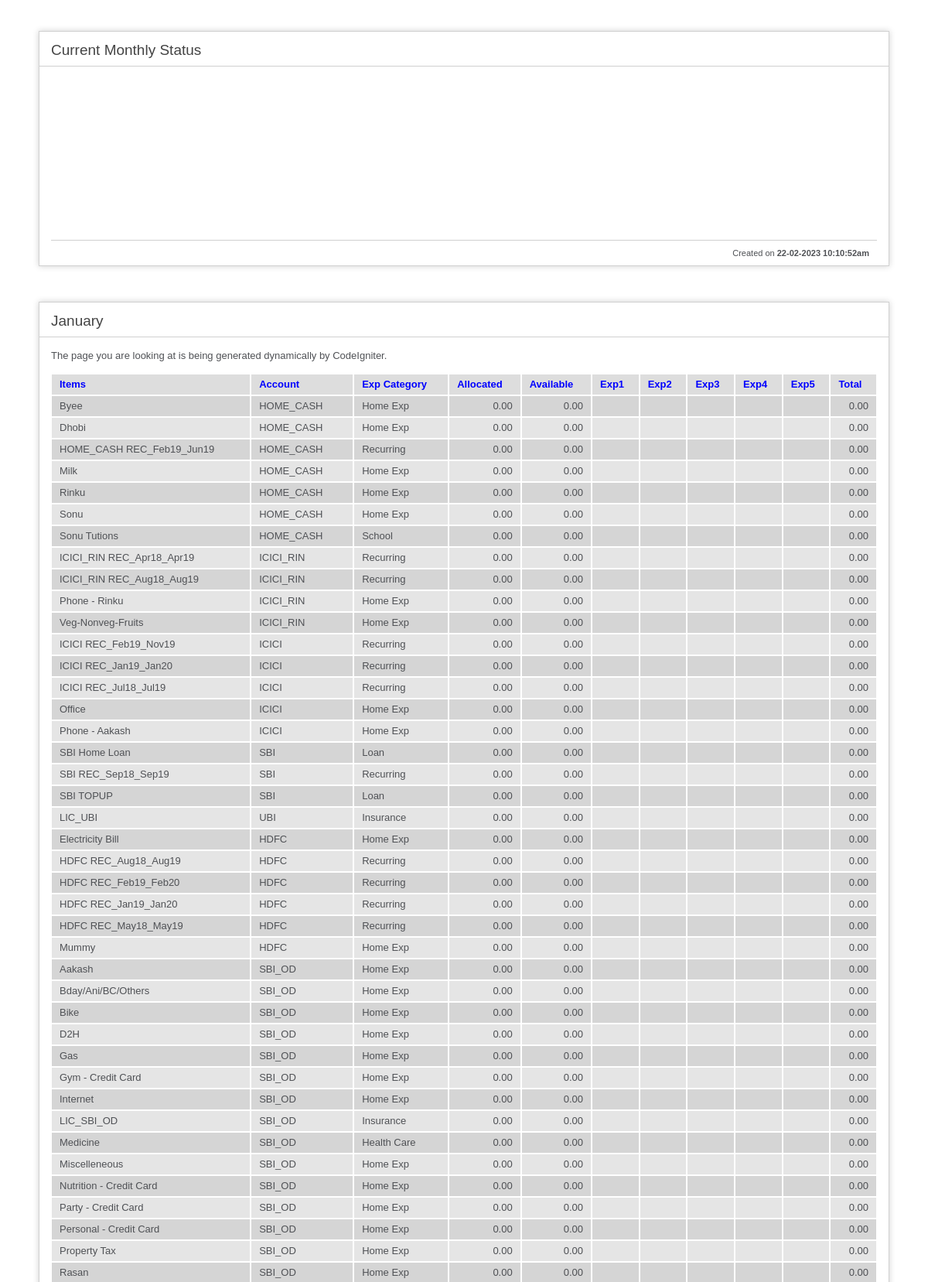
The app's page /expenditure/index.php/welcome (signed in, upper part) with its own data.
### tables this page shows
CREATE TABLE IF NOT EXISTS `ec_items` (
  `ID` int(11) NOT NULL AUTO_INCREMENT,
  `EXP_ITEM_NAME` varchar(255) DEFAULT NULL,
  `EXP_ITEM_CAT_ID` int(11) NOT NULL,
  `EXP_ACCOUNT_ID` int(11) NOT NULL,
  `DEFAULT_DEPO_AMT` float(10,2) NOT NULL,
  `ACTIVE` varchar(1) NOT NULL DEFAULT 'Y',
  `EXPIRED` enum('N','Y') NOT NULL DEFAULT 'N',
  `FIXED_PAYEE` enum('N','Y') NOT NULL,
  `PAY_DAY` tinyint(2) NOT NULL,
  `USER_ID` int(11) NOT NULL,
  PRIMARY KEY (`ID`)
);

CREATE TABLE IF NOT EXISTS `ec_accounts` (
  `ID` int(11) NOT NULL AUTO_INCREMENT,
  `EXP_ACCOUNT` varchar(255) DEFAULT NULL,
  `PRIMARY_BAL` float(10,2) NOT NULL,
  `CURRENT_BAL` float(10,2) NOT NULL,
  `COLOR_CODE_ID` tinyint(4) NOT NULL,
  `LAST_UPDATED` datetime NOT NULL,
  `USER_ID` int(11) NOT NULL,
  PRIMARY KEY (`ID`)
);

CREATE TABLE IF NOT EXISTS `ec_items_cat` (
  `ID` int(11) NOT NULL AUTO_INCREMENT,
  `EXP_ITEM_CAT` varchar(255) DEFAULT NULL,
  `USER_ID` int(11) NOT NULL,
  PRIMARY KEY (`ID`)
);

### expenditure/application/controllers/welcome.php (called while the page is built, shortened)
<?php if ( ! defined('BASEPATH')) exit('No direct script access allowed');
class Welcome extends CI_Controller {
	public function __construct() {
		$this->load->library('db');
    }
	public function index()
	{
		$this->load->model('sqlmodel', 'sqlModel');
		$data['allMonthsData'] = $this->sqlModel->allMonthsData();
		$data['monthlyData'] = $this->sqlModel->getMonthlyData(date('m'), date('Y'));
		$data['dashboardData'] = $this->sqlModel->getDashboardData();
		$this->load->view('welcome_message', $data, false);
	}
}

### expenditure/index.php (called while the page is built, shortened)
<?php
require_once BASEPATH.'core/CodeIgniter.php';

### expenditure/application/libraries/db.php (called while the page is built, shortened)
<?php
class DB {
	protected $connection;
	private $databaseName;
	private $host_name;
	private $db_user;
	private $db_pass;
	function __construct()
	{
 		$this->databaseName = DB_NAME;
 		$this->host_name = DB_HOST;
 		$this->db_user = DB_USER;
 		$this->db_pass = DB_PASS;
	}
	function db_connect($what,$mssql_db="")
	{
		if($what == "mysql")
		{
			$this->connection = mysqli_connect($this->host_name,$this->db_user,$this->db_pass) or die("Sorry!! Mysql connection couldn't established.");
		}
		else
		{
			die('NO any database selected');
		}
	}
	function useDB ($dbname="")
	{
		if($dbname != "")
		{
			$this->databaseName = $dbname;
		}
	}
	function createDB($dbname="")
	{
		if($dbname != "")
		{
			$this->databaseName = $dbname;
		}
		mysqli_select_db($this->connection,$this->databaseName) or die("Sorry!! Database couldn't connected.");
	}
	function get_sql_exec($sql_query) {
		$result = mysqli_query($this->connection,$sql_query) or die("Sorry!! Following Query couldn't executed.\n" . $sql_query . "<br>" . mysqli_error() . "<br><br>Calling From :: " . $this->traceFunction());
		return $result;
	}
	function get_db_num_rows($pointer)
	{
		return mysqli_num_rows($pointer);
	}
	function get_db_fetch_array($pointer)
	{
	    return mysqli_fetch_array($pointer, MYSQLI_ASSOC);
  	}
	function get_multiple_tables_records($sql)
	{
		if (!$pointer = $this->get_sql_exec($sql))
		{
			return false;
	    }
		if($this->get_db_num_rows($pointer) > 0 )
		{
			$recordset_array = array();
			$serial_no = 1;
			while($row = $this->get_db_fetch_array($pointer))
			{
				$sl_arr = array('sl_no' => $serial_no);
				$new_arr = array_merge($row, $sl_arr);
				$recordset_array[] = $new_arr;
				$serial_no = $serial_no + 1;
			}
			return $recordset_array;
		}
		else
		{
			return false;
		}
	}
}
?>

### expenditure/application/models/sqlmodel.php (called while the page is built, shortened)
<?php
class sqlmodel extends CI_Model
{
	function getMonthlyData($month='',$year='')
	{
		$orderby = 'a.ID,i.EXP_ITEM_NAME ASC';
		if(isset($_SESSION['monthlySortBy']))
		{
			switch ($_SESSION['monthlySortBy']) {
			case 'default':
				$orderby = 'a.ID,i.EXP_ITEM_NAME ASC';
				break;
			}
		}
		$sql = "SELECT i.ID,i.EXP_ITEM_NAME, i.PAY_DAY, ic.ID as item_cat_id, ic.EXP_ITEM_CAT,a.ID as acct_id, a.EXP_ACCOUNT,c.BG_COLOR,c.FONT_COLOR
		FROM ec_items AS i, ec_items_cat AS ic,ec_accounts AS a, ec_color_code AS c
		WHERE i.EXP_ITEM_CAT_ID = ic.ID
		AND i.EXP_ACCOUNT_ID = a.ID
		AND c.ID = a.COLOR_CODE_ID
		AND i.ACTIVE = 'Y'
		AND i.EXPIRED = 'N'
		AND c.USER_ID = " . $_SESSION['curr_user_id'] . "
		AND i.USER_ID = " . $_SESSION['curr_user_id'] . "
		AND ic.USER_ID = " . $_SESSION['curr_user_id'] . "
		AND a.USER_ID = " . $_SESSION['curr_user_id'] . "
		ORDER BY " . $orderby;
		$result = $this->db->get_multiple_tables_records($sql);
		$monthlyDataArr = array();
		foreach($result as $rec)
		{
			$chkExpStr = "SELECT ID,EXP_ITEM_ID, EXP_AMT, EXP_SLOT, EXP_DATE
			FROM ec_expenditure
			WHERE EXP_ITEM_ID = " . $rec['ID'] . "
			AND month(EXP_DATE) = " . $month . "
			AND year(EXP_DATE) = " . $year . "
			AND USER_ID = " . $_SESSION['curr_user_id'] . "
			ORDER BY EXP_SLOT ASC";
			$chkExpResult = $this->db->get_multiple_tables_records($chkExpStr);
			$t_exp = 0;
			$chkDepoStr = "SELECT ID, DEPO_AMT AS t_depo
			FROM ec_deposit
			WHERE DEPO_ITEM_ID = " . $rec['ID'] . "
			AND month(DEPO_DATE) = " . $month . "
			AND year(DEPO_DATE) = " . $year . "
			AND USER_ID = " . $_SESSION['curr_user_id'];
			$chkDepoResult = $this->db->get_one_record($chkDepoStr);
			$monthlyDataArr[] = array('item_mon_year' => $month . '-' . $year, 'item_id' => $rec['ID'],'item_name' => $rec['EXP_ITEM_NAME'], 'item_cat_id' => $rec['item_cat_id'],'item_cat' => $rec['EXP_ITEM_CAT'],'pay_day' => $rec['PAY_DAY'],'last_updated' => $chkExpResult[0]['EXP_DATE'],'acct_id' => $rec['acct_id'],'acct_name' => $rec['EXP_ACCOUNT'],'exp_arr' => $chkExpResult,'depo_amt' => $chkDepoResult['t_depo'],'allocation_id' => $chkDepoResult['ID'], 'available_amt' => ($chkDepoResult['t_depo'] - $t_exp), 'total_exp' => $t_exp, 'bg_color' => $rec['BG_COLOR'], 'font_color' => $rec['FONT_COLOR'] );
		}
		return $monthlyDataArr;
	}
}
?>

### expenditure/application/views/welcome_message.php (the view, shortened to what this page needs)
<!DOCTYPE html>
<html lang="en">
<head>
</head>
<body>
<div id="container">
	<h1>Current Monthly Status</h1>
	<div id="body">
		<div id="scrolly">
		</div>
	<p class="footer">Created on <strong><?=date("d-m-Y") . ' ' . date("h:i:sa")?></strong></p>
	</div>
</div>
<p>&nbsp;</p>
<div id="container">
	<h1>January</h1>
	<div id="body">
		<p>The page you are looking at is being generated dynamically by CodeIgniter.</p>
		<div class="rTable">
			<div class="rTableRow rTableHeading">
				<div class="rTableHead">Items</div>
				<div class="rTableHead">Account</div>
				<div class="rTableHead">Exp Category</div>
				<div class="rTableHead">Allocated</div>
				<div class="rTableHead">Available</div>
				<div class="rTableHead">Exp1</div>
				<div class="rTableHead">Exp2</div>
				<div class="rTableHead">Exp3</div>
				<div class="rTableHead">Exp4</div>
				<div class="rTableHead">Exp5</div>
				<div class="rTableHead">Total</div>
			</div>
			<?php
			$m = 0;
			foreach ($monthlyData as $mData)
			{
				if ($m % 2 == 0) {
					$rowbgcss = 'even';
				}
				else
				{
					$rowbgcss = 'odd';
				}
				?>
				<div class="rTableRow <?=$rowbgcss?>">
					<div class="rTableCell"><?=$mData['item_name']?></div>
					<div class="rTableCell"><?=$mData['acct_name']?></div>
					<div class="rTableCell"><?=$mData['item_cat']?></div>
					<div class="rTableCell" align="right"><?=number_format($mData['depo_amt'],2)?></div>
					<div class="rTableCell" align="right"><?=number_format($mData['available_amt'],2)?></div>
					<?php
					for($i = 0; $i < 5; $i++)
					{
						print '<div class="rTableCell" align="right">';
						print '</div>';
					}
					?>
					<div class="rTableCell" align="right"><?=number_format($mData['total_exp'],2)?></div>
				</div>
				<?php
				$m++;
			}
			?>
		</div>
	</div>
</div>
</body>
</html>

### expenditure/application/views/welcome_message.php (style rules this page uses)
body { background-color: #fff; margin: 40px; font: 13px/20px normal Helvetica, Arial, sans-serif; color: #4F5155; }
h1 { color: #444; background-color: transparent; border-bottom: 1px solid #D0D0D0; font-size: 19px; font-weight: normal; margin: 0 0 14px 0; padding: 14px 15px 10px 15px; }
#body { margin: 0 15px 0 15px; }
p.footer { text-align: right; font-size: 11px; border-top: 1px solid #D0D0D0; line-height: 32px; padding: 0 10px 0 10px; margin: 20px 0 0 0; }
#container { margin: 10px; border: 1px solid #D0D0D0; -webkit-box-shadow: 0 0 8px #D0D0D0; }
.rTable { display: table; width: 100%; }
.rTableRow { display: table-row; }
.rTableHeading { display: table-header-group; background-color: #D3DCE3; color:#0000ff; }
.rTableCell, .rTableHead { display: table-cell; padding: 3px 10px; border: 1px solid #fff; }
.rTableHeading { display: table-header-group; background-color: #ddd; font-weight: bold; }
.odd { background: #e5e5e5 none repeat scroll 0 0; }
.even { background: #d5d5d5 none repeat scroll 0 0; }
#scrolly { width: 99%; height: 190px; overflow: auto; overflow-y: hidden; margin: 0 auto; white-space: nowrap }

### records on screen
ec_items: EXP_ITEM_NAME "Byee", ec_accounts.EXP_ACCOUNT "HOME_CASH", ec_items_cat.EXP_ITEM_CAT "Home Exp", depo_amt "0.00", available_amt "0.00", total_exp "0.00"
ec_items: EXP_ITEM_NAME "Dhobi", ec_accounts.EXP_ACCOUNT "HOME_CASH", ec_items_cat.EXP_ITEM_CAT "Home Exp", depo_amt "0.00", available_amt "0.00", total_exp "0.00"
ec_items: EXP_ITEM_NAME "HOME_CASH REC_Feb19_Jun19", ec_accounts.EXP_ACCOUNT "HOME_CASH", ec_items_cat.EXP_ITEM_CAT "Recurring", depo_amt "0.00", available_amt "0.00", total_exp "0.00"
ec_items: EXP_ITEM_NAME "Milk", ec_accounts.EXP_ACCOUNT "HOME_CASH", ec_items_cat.EXP_ITEM_CAT "Home Exp", depo_amt "0.00", available_amt "0.00", total_exp "0.00"
ec_items: EXP_ITEM_NAME "Rinku", ec_accounts.EXP_ACCOUNT "HOME_CASH", ec_items_cat.EXP_ITEM_CAT "Home Exp", depo_amt "0.00", available_amt "0.00", total_exp "0.00"
ec_items: EXP_ITEM_NAME "Sonu", ec_accounts.EXP_ACCOUNT "HOME_CASH", ec_items_cat.EXP_ITEM_CAT "Home Exp", depo_amt "0.00", available_amt "0.00", total_exp "0.00"
ec_items: EXP_ITEM_NAME "Sonu Tutions", ec_accounts.EXP_ACCOUNT "HOME_CASH", ec_items_cat.EXP_ITEM_CAT "School", depo_amt "0.00", PAY_DAY "0.00"
ec_items: EXP_ITEM_NAME "ICICI_RIN REC_Apr18_Apr19", ec_accounts.EXP_ACCOUNT "ICICI_RIN", ec_items_cat.EXP_ITEM_CAT "Recurring", depo_amt "0.00", available_amt "0.00", total_exp "0.00"
ec_items: EXP_ITEM_NAME "ICICI_RIN REC_Aug18_Aug19", ec_accounts.EXP_ACCOUNT "ICICI_RIN", ec_items_cat.EXP_ITEM_CAT "Recurring", depo_amt "0.00", available_amt "0.00", total_exp "0.00"
ec_items: EXP_ITEM_NAME "Phone - Rinku", ec_accounts.EXP_ACCOUNT "ICICI_RIN", ec_items_cat.EXP_ITEM_CAT "Home Exp", depo_amt "0.00", available_amt "0.00", total_exp "0.00"
ec_items: EXP_ITEM_NAME "Veg-Nonveg-Fruits", ec_accounts.EXP_ACCOUNT "ICICI_RIN", ec_items_cat.EXP_ITEM_CAT "Home Exp", depo_amt "0.00", available_amt "0.00", total_exp "0.00"
ec_items: EXP_ITEM_NAME "ICICI REC_Feb19_Nov19", ec_accounts.EXP_ACCOUNT "ICICI", ec_items_cat.EXP_ITEM_CAT "Recurring", depo_amt "0.00", available_amt "0.00", total_exp "0.00"
ec_items: EXP_ITEM_NAME "ICICI REC_Jan19_Jan20", ec_accounts.EXP_ACCOUNT "ICICI", ec_items_cat.EXP_ITEM_CAT "Recurring", depo_amt "0.00", available_amt "0.00", total_exp "0.00"
ec_items: EXP_ITEM_NAME "ICICI REC_Jul18_Jul19", ec_accounts.EXP_ACCOUNT "ICICI", ec_items_cat.EXP_ITEM_CAT "Recurring", depo_amt "0.00", available_amt "0.00", total_exp "0.00"
ec_items: EXP_ITEM_NAME "Office", ec_accounts.EXP_ACCOUNT "ICICI", ec_items_cat.EXP_ITEM_CAT "Home Exp", depo_amt "0.00", PAY_DAY "0.00"
ec_items: EXP_ITEM_NAME "Phone - Aakash", ec_accounts.EXP_ACCOUNT "ICICI", ec_items_cat.EXP_ITEM_CAT "Home Exp", depo_amt "0.00", PAY_DAY "0.00"
ec_items: EXP_ITEM_NAME "SBI Home Loan", ec_accounts.EXP_ACCOUNT "SBI", ec_items_cat.EXP_ITEM_CAT "Loan", depo_amt "0.00", available_amt "0.00", total_exp "0.00"
ec_items: EXP_ITEM_NAME "SBI REC_Sep18_Sep19", ec_accounts.EXP_ACCOUNT "SBI", ec_items_cat.EXP_ITEM_CAT "Recurring", depo_amt "0.00", available_amt "0.00", total_exp "0.00"
ec_items: EXP_ITEM_NAME "SBI TOPUP", ec_accounts.EXP_ACCOUNT "SBI", ec_items_cat.EXP_ITEM_CAT "Loan", depo_amt "0.00", available_amt "0.00", total_exp "0.00"
ec_items: EXP_ITEM_NAME "LIC_UBI", ec_accounts.EXP_ACCOUNT "UBI", ec_items_cat.EXP_ITEM_CAT "Insurance", depo_amt "0.00", available_amt "0.00", total_exp "0.00"
ec_items: EXP_ITEM_NAME "Electricity Bill", ec_accounts.EXP_ACCOUNT "HDFC", ec_items_cat.EXP_ITEM_CAT "Home Exp", depo_amt "0.00", available_amt "0.00", total_exp "0.00"
ec_items: EXP_ITEM_NAME "HDFC REC_Aug18_Aug19", ec_accounts.EXP_ACCOUNT "HDFC", ec_items_cat.EXP_ITEM_CAT "Recurring", depo_amt "0.00", available_amt "0.00", total_exp "0.00"
ec_items: EXP_ITEM_NAME "HDFC REC_Feb19_Feb20", ec_accounts.EXP_ACCOUNT "HDFC", ec_items_cat.EXP_ITEM_CAT "Recurring", depo_amt "0.00", available_amt "0.00", total_exp "0.00"
ec_items: EXP_ITEM_NAME "HDFC REC_Jan19_Jan20", ec_accounts.EXP_ACCOUNT "HDFC", ec_items_cat.EXP_ITEM_CAT "Recurring", depo_amt "0.00", available_amt "0.00", total_exp "0.00"
ec_items: EXP_ITEM_NAME "HDFC REC_May18_May19", ec_accounts.EXP_ACCOUNT "HDFC", ec_items_cat.EXP_ITEM_CAT "Recurring", depo_amt "0.00", available_amt "0.00", total_exp "0.00"
ec_items: EXP_ITEM_NAME "Mummy", ec_accounts.EXP_ACCOUNT "HDFC", ec_items_cat.EXP_ITEM_CAT "Home Exp", depo_amt "0.00", available_amt "0.00", total_exp "0.00"
ec_items: EXP_ITEM_NAME "Aakash", ec_accounts.EXP_ACCOUNT "SBI_OD", ec_items_cat.EXP_ITEM_CAT "Home Exp", depo_amt "0.00", PAY_DAY "0.00"
ec_items: EXP_ITEM_NAME "Bday/Ani/BC/Others", ec_accounts.EXP_ACCOUNT "SBI_OD", ec_items_cat.EXP_ITEM_CAT "Home Exp", depo_amt "0.00", PAY_DAY "0.00"
ec_items: EXP_ITEM_NAME "Bike", ec_accounts.EXP_ACCOUNT "SBI_OD", ec_items_cat.EXP_ITEM_CAT "Home Exp", depo_amt "0.00", PAY_DAY "0.00"
ec_items: EXP_ITEM_NAME "D2H", ec_accounts.EXP_ACCOUNT "SBI_OD", ec_items_cat.EXP_ITEM_CAT "Home Exp", depo_amt "0.00", PAY_DAY "0.00"
ec_items: EXP_ITEM_NAME "Gas", ec_accounts.EXP_ACCOUNT "SBI_OD", ec_items_cat.EXP_ITEM_CAT "Home Exp", depo_amt "0.00", PAY_DAY "0.00"
ec_items: EXP_ITEM_NAME "Gym - Credit Card", ec_accounts.EXP_ACCOUNT "SBI_OD", ec_items_cat.EXP_ITEM_CAT "Home Exp", depo_amt "0.00", PAY_DAY "0.00"
ec_items: EXP_ITEM_NAME "Internet", ec_accounts.EXP_ACCOUNT "SBI_OD", ec_items_cat.EXP_ITEM_CAT "Home Exp", depo_amt "0.00", PAY_DAY "0.00"
ec_items: EXP_ITEM_NAME "LIC_SBI_OD", ec_accounts.EXP_ACCOUNT "SBI_OD", ec_items_cat.EXP_ITEM_CAT "Insurance", depo_amt "0.00", PAY_DAY "0.00"
ec_items: EXP_ITEM_NAME "Medicine", ec_accounts.EXP_ACCOUNT "SBI_OD", ec_items_cat.EXP_ITEM_CAT "Health Care", depo_amt "0.00", PAY_DAY "0.00"
ec_items: EXP_ITEM_NAME "Miscelleneous", ec_accounts.EXP_ACCOUNT "SBI_OD", ec_items_cat.EXP_ITEM_CAT "Home Exp", depo_amt "0.00", PAY_DAY "0.00"
ec_items: EXP_ITEM_NAME "Nutrition - Credit Card", ec_accounts.EXP_ACCOUNT "SBI_OD", ec_items_cat.EXP_ITEM_CAT "Home Exp", depo_amt "0.00", PAY_DAY "0.00"
ec_items: EXP_ITEM_NAME "Party - Credit Card", ec_accounts.EXP_ACCOUNT "SBI_OD", ec_items_cat.EXP_ITEM_CAT "Home Exp", depo_amt "0.00", PAY_DAY "0.00"
ec_items: EXP_ITEM_NAME "Personal - Credit Card", ec_accounts.EXP_ACCOUNT "SBI_OD", ec_items_cat.EXP_ITEM_CAT "Home Exp", depo_amt "0.00", PAY_DAY "0.00"
ec_items: EXP_ITEM_NAME "Property Tax", ec_accounts.EXP_ACCOUNT "SBI_OD", ec_items_cat.EXP_ITEM_CAT "Home Exp", depo_amt "0.00", PAY_DAY "0.00"
ec_items: EXP_ITEM_NAME "Rasan", ec_accounts.EXP_ACCOUNT "SBI_OD", ec_items_cat.EXP_ITEM_CAT "Home Exp", depo_amt "0.00", PAY_DAY "0.00"
